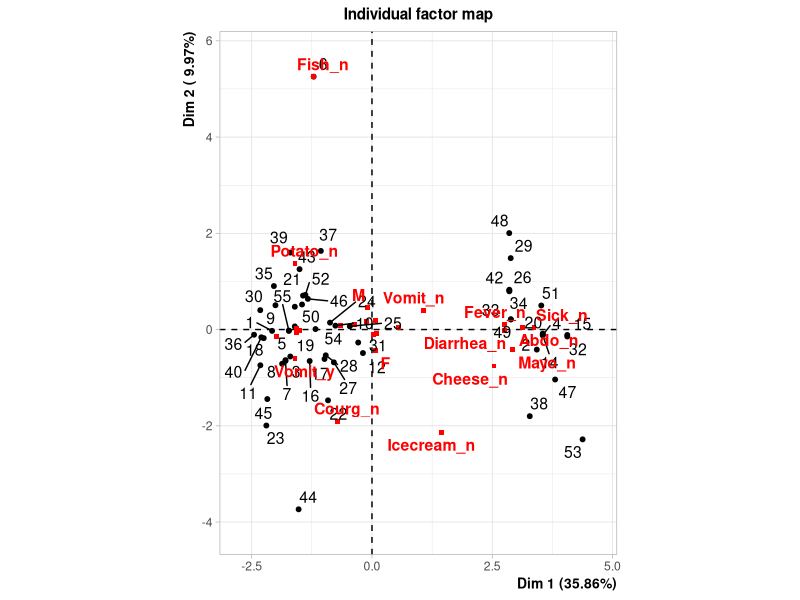
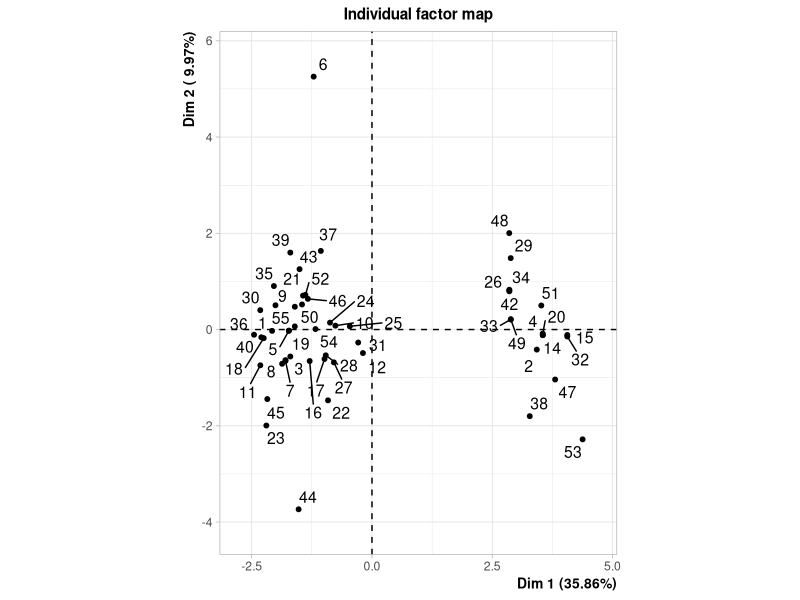
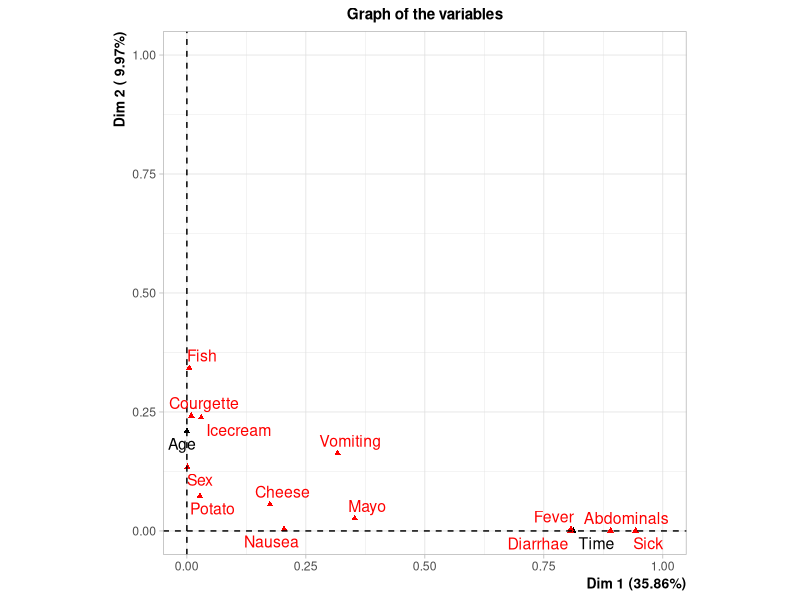
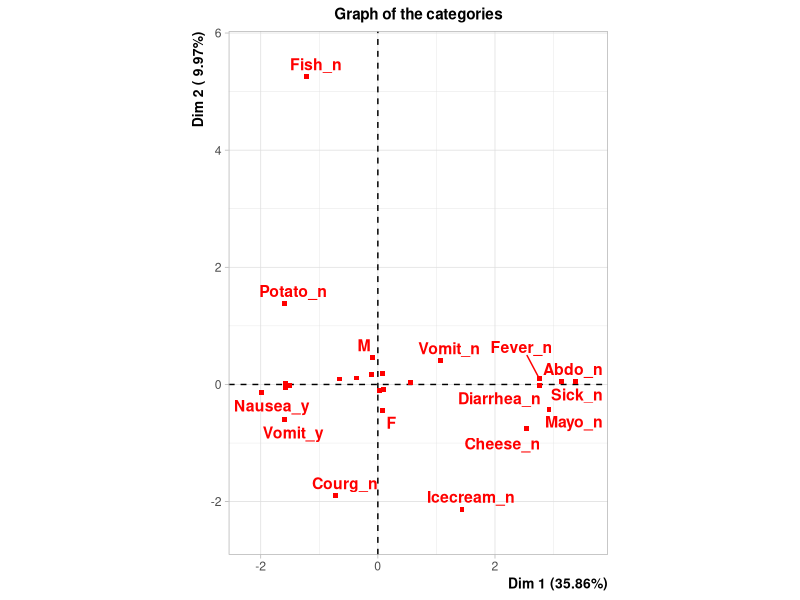
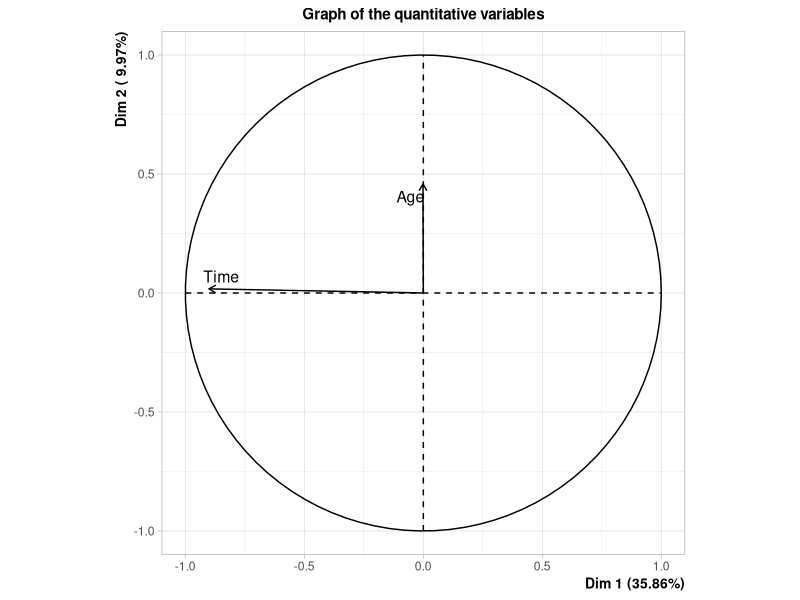
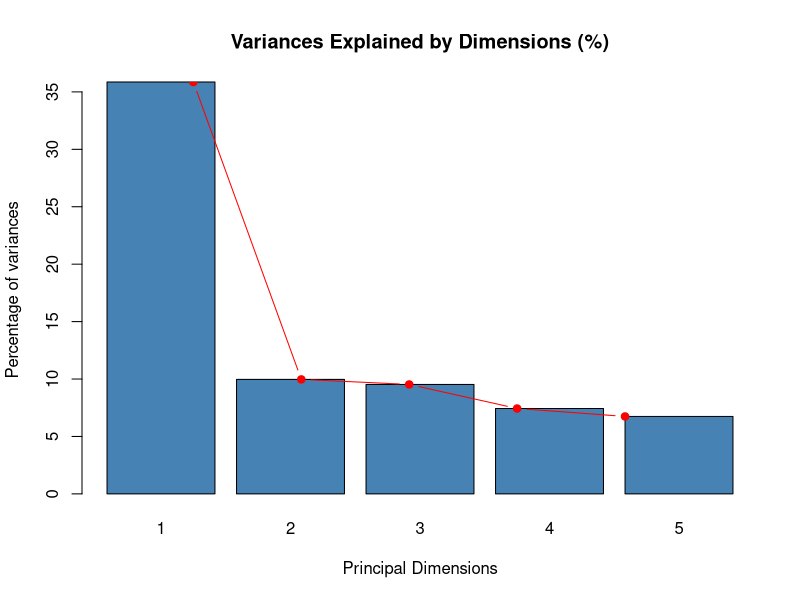
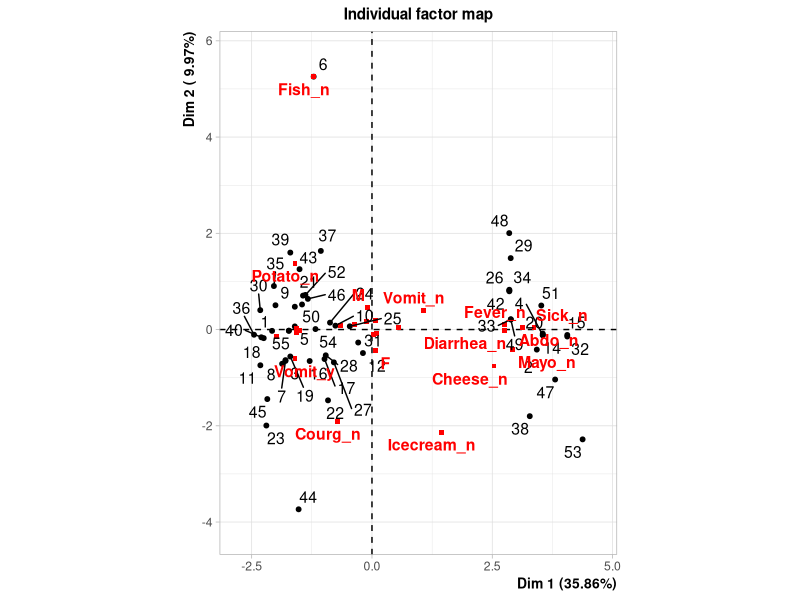
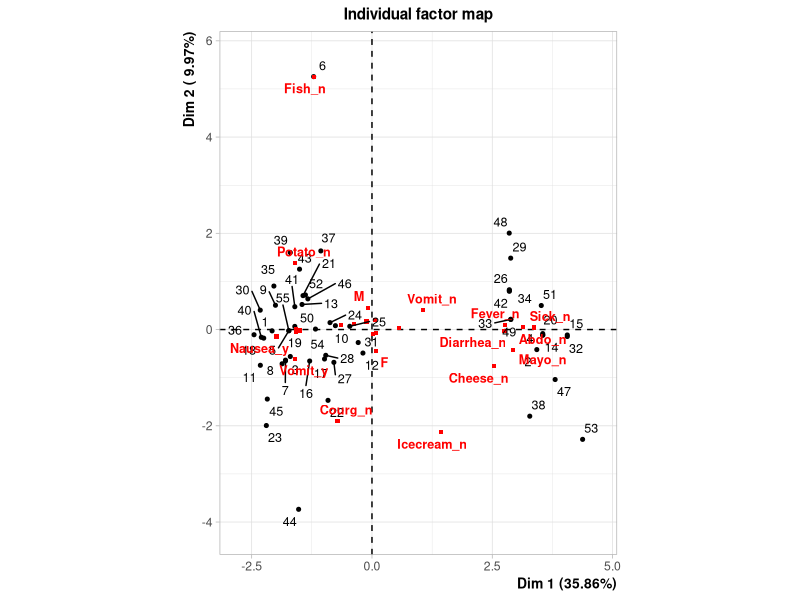

These charts were generated, in order, by the following R code:
## ---- chunk 1
library(FactoMineR)
library(skimr)
library(tidyverse)
data("poison")
skim(poison)

snippet_mca <- poison %>% 
  select_if(function(col) is.factor(col) | is.numeric(col)) %>% 
  names()


data_mcatest <- poison[snippet_mca]


data_mcatest %>% skim()


res.mca <- FAMD(data_mcatest,
                             graph=TRUE)





eig.val <- res.mca$eig
barplot(eig.val[, 2], 
        names.arg = 1:nrow(eig.val), 
        main = "Variances Explained by Dimensions (%)",
        xlab = "Principal Dimensions",
        ylab = "Percentage of variances",
        col ="steelblue")
# Add connected line segments to the plot
lines(x = 1:nrow(eig.val), eig.val[, 2], 
      type = "b", pch = 19, col = "red")

plot(res.mca, autoLab = "yes")

plot(res.mca,
     invisible = c("var", "quali.sup", "quanti.sup"),
     cex = 0.8,                                    
     autoLab = "yes")
